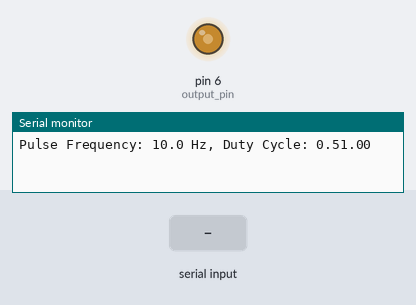
A sketch run on a simulated Arduino Uno, built with avr-gcc and run on an emulated ATmega328P. Parts: output pins drawn as LEDs (lit = HIGH), the last lines printed to the serial monitor. Inputs (shaded band) come from the test bench.

Above: at 0.01 s.
At 1.2 s:
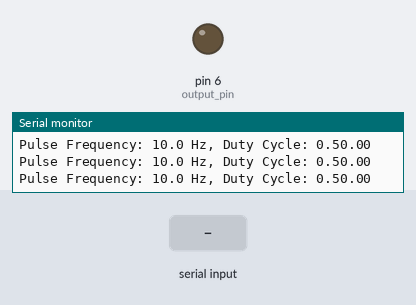
1.3 s: "s" received over Serial
4.3 s: "w" received over Serial
At 10.09 s:
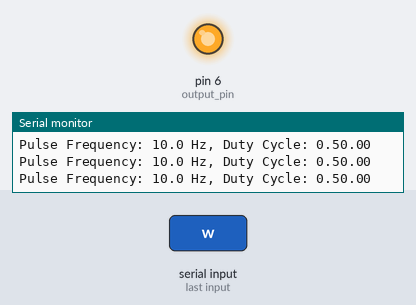
Timing chart, 0 to 12.0 s (numbered marks = the images above; inputs shaded):
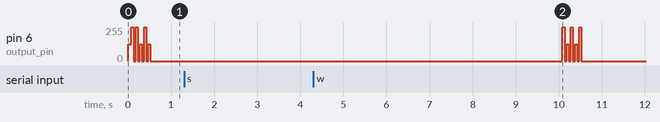

The sketch:

TTL_Pulse.ino
```cpp
float PULSE_FREQUENCY = 10.0;

float CARRIER_FREQUENCY = 10000.0;
float CARRIER_DUTY_CYCLE = 0.5;

float ON_OFF_FREQUENCY = 0.1;
float ON_OFF_DUTY_CYCLE = 0.05;

float MODULATION_INDEX = 1.0;

int output_pin = 6;

float duty_cycle = 0.5;

float getPulseValue(unsigned long time, float frequency, float duty_cycle);

void setup()
{
  Serial.begin(9600);
  pinMode(output_pin, OUTPUT);
}

void loop()
{
  if (Serial.available() > 0) {
    char command = Serial.read();
    if (command == 'w') {
      // Increase PULSE_FREQUENCY
      PULSE_FREQUENCY += 1.0;
    } else if (command == 's') {
      if (PULSE_FREQUENCY >= 1)
      {
        // Decrease PULSE_FREQUENCY
        PULSE_FREQUENCY -= 1.0;
      }
    } else if (command == 'd') {
      // Increase duty cycle
      duty_cycle += 0.1;
      if (duty_cycle > 1.0) {
        duty_cycle = 1.0; // Ensure duty cycle is within valid range
      }
    } else if (command == 'a') {
      // Decrease duty cycle
      duty_cycle -= 0.1;
      if (duty_cycle < 0.0) {
        duty_cycle = 0.0; // Ensure duty cycle is within valid range
      }
    }
  }

  float current_time = micros();
  float pulse_signal = getPulseValue(current_time, PULSE_FREQUENCY, duty_cycle);
  float carrier_signal = getPulseValue(current_time, CARRIER_FREQUENCY, CARRIER_DUTY_CYCLE);
  float on_off_signal = getPulseValue(current_time, ON_OFF_FREQUENCY, ON_OFF_DUTY_CYCLE);
  float modulated_signal = pulse_signal * (1 + MODULATION_INDEX * carrier_signal);

  modulated_signal = modulated_signal*on_off_signal;
  int pwm_value = map(modulated_signal, 0, 1 + MODULATION_INDEX, 0, 254);

  Serial.print("Pulse Frequency: ");
  Serial.print(PULSE_FREQUENCY, 1); // Display one decimal place
  Serial.print(" Hz, Duty Cycle: ");
  Serial.print(duty_cycle, 1); // Display one decimal place
  Serial.println(on_off_signal);

  analogWrite(output_pin, pwm_value);
}


float getPulseValue(unsigned long time, float frequency, float duty_cycle) {
  unsigned long periodMicros = round(1000000.0 / frequency);
  unsigned long highTimeMicros = round(periodMicros * duty_cycle);

  unsigned long currentTimeWithinPeriod = time % periodMicros;

  if (currentTimeWithinPeriod < highTimeMicros) {
    return 1.0; // High level during pulse
  } else {
    return 0.0; // Low level outside of pulse
  }
}
```
